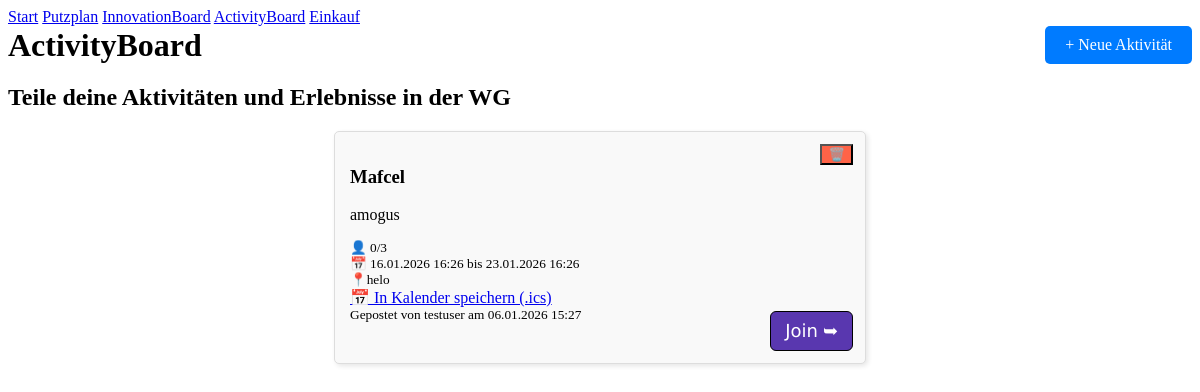
The page /activityboard/ (signed in) on the database as committed earlier.
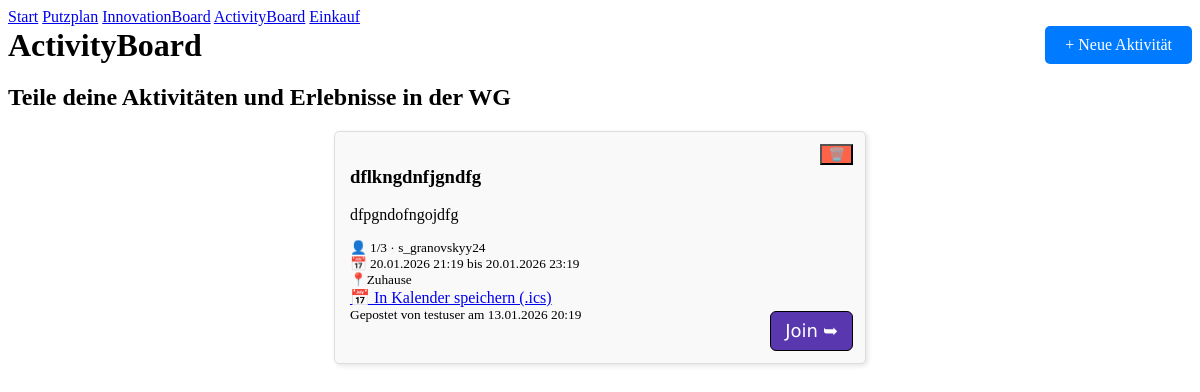
The same page on the database as committed later.
### db.py (models this page shows)
class Activity(db.Model):
    __tablename__ = 'ACTIVITY'
    activity_id = db.Column(db.Integer, primary_key=True, index=True, unique=True)
    wg_id = db.Column(db.Integer, db.ForeignKey('WG.wg_id'), nullable=False)
    created_by = db.Column(db.Integer, db.ForeignKey('USER.user_id'), nullable=False)
    title = db.Column(db.String, nullable=False)
    description = db.Column(db.String)
    date = db.Column(db.DateTime, nullable=False)
    location = db.Column(db.String)
    max_participants = db.Column(db.Integer, nullable=True)
    participants = db.relationship(
        "User",
        secondary=activity_participants,
        back_populates="joined_activities"
    )  #participants
    created_at = db.Column(db.DateTime, server_default=db.func.now())
    updated_at = db.Column(db.DateTime, nullable=False)  #new time varivable as to not migrate
    wg = db.relationship('Wg', back_populates='activities')
    creator = db.relationship('User', back_populates='activities_created')

class User(db.Model):
    __tablename__ = 'USER'
    user_id = db.Column(db.Integer, primary_key=True, index=True, unique=True)
    username = db.Column(db.String, nullable=False, unique=True)
    password_hash = db.Column(db.String, nullable=False, unique=True)
    email = db.Column(db.String, nullable=False, unique=True)
    role = db.Column(db.String, nullable=False)
    wg_id = db.Column(db.Integer, db.ForeignKey('WG.wg_id'), nullable=True)
    wg = db.relationship('Wg', back_populates='users')
    cleaning_tasks = db.relationship('CleaningTask', back_populates='assigned_user')
    activities_created = db.relationship('Activity', back_populates='creator')
    ideas = db.relationship('Idea', back_populates='creator',foreign_keys='Idea.created_by')
    idea_comments = db.relationship('Idea_Comment', back_populates='user')
    idea_likes = db.relationship('Idea_Like', back_populates='user')
    added_items = db.relationship('ShoppingItem', foreign_keys='ShoppingItem.added_by', back_populates='added_by_user')
    assigned_items = db.relationship('ShoppingItem', foreign_keys='ShoppingItem.assigned_to', back_populates='assigned_to_user')
    joined_activities = db.relationship(
        "Activity",
        secondary=activity_participants,
        back_populates="participants"
    )  #joined_activities

### app.py (the view, shortened to what this page needs)
@app.route("/activityboard/", methods=['GET', 'POST'])
def activity_board():
    if 'user_id' not in session:
        return redirect(url_for('login'))
    form = ActivityForm()
    all_users = User.query.all()
    activities = (Activity.query
                  .filter_by(wg_id=1)  # wg_id = user.wg_id
                  .options(joinedload(Activity.creator), joinedload(Activity.participants))
                  .order_by(Activity.created_at.desc())
                  .all())
    return render_template("activityboard.html", form=form, activities=activities, all_users=all_users, current_user_id=1)  #To be replaced with current_user().user_id

### templates/activityboard.html (shortened to what this page needs)
<nav>
  <a href="{{ url_for('dashboard') }}">Start</a>
  <a href="{{ url_for('putzplan') }}">Putzplan</a>
  <a href="{{ url_for('innovation_board') }}">InnovationBoard</a>
  <a href="{{ url_for('activity_board') }}">ActivityBoard</a>
  <a href="{{ url_for('einkaufsplan') }}">Einkauf</a>
</nav>
<div style="display:flex; justify-content:space-between; align-items:center; margin-bottom: 20px;">
  <h1 style="margin:0;">ActivityBoard</h1>
  <label for="modalToggleNewActivity"
         style="cursor:pointer; padding:10px 20px; background-color:#007bff; color:white; border-radius:5px; display:inline-block;">
    + Neue Aktivität
  </label>
</div>
<h2>Teile deine Aktivitäten und Erlebnisse in der WG</h2>
<div class="activities-list">
  {% for activity in activities %}
    <div class="activity-card">
      <form method="POST" action="{{ url_for('delete_activity', activity_id=activity.activity_id) }}" class="delete-form">
          <button type="submit" class="delete-btn"
            onclick="return confirm('Aktivität wirklich löschen?');">🗑️</button>
      </form>
      <h3 class="mb-1">{{ activity.title }}</h3>
      <p class="activity-desc mb-2">{{ activity.description }}</p>
      <small class="text-muted">
        {% if activity.max_participants %}
          👤 {{ activity.participants|length }}/{{ activity.max_participants }}
        {% else %}
          👥 {{ activity.participants|length }}
        {% endif %}
        {% if activity.participants|length > 0 %}
          ·
          {% for u in activity.participants %}
            {{ u.username }}{% if not loop.last %}, {% endif %}
          {% endfor %}
        {% endif %}
      </small>
        <br>
      <small class="text-muted">📅 {{ activity.date.strftime('%d.%m.%Y %H:%M') }} bis {{ activity.updated_at.strftime('%d.%m.%Y %H:%M') }}</small>
      {% if activity.location %}
        <br>
        <small class="text-muted">📍{{ activity.location }}</small>
      {% endif %}
        <br>
      <a href="{{ url_for('activity_ics', activity_id=activity.activity_id) }}">📅 In Kalender speichern (.ics)</a>
        <br>
      <small class="text-muted" style="margin-top: 20px; margin-bottom: 5px;">Gepostet von {{ activity.creator.username }} am {{ activity.created_at.strftime('%d.%m.%Y %H:%M') }}</small>
        <br>
            {% set is_joined = current_user_id and (activity.participants
            | selectattr('user_id', 'equalto', current_user_id)
            | list | length > 0) %}
        <form method="POST"
              action="{% if is_joined %}{{ url_for('leave_activity', activity_id=activity.activity_id) }}{% else %}{{ url_for('join_activity', activity_id=activity.activity_id) }}{% endif %}"
              class="m-0 action-form">
          <button type="submit"
                  class="action-btn {% if is_joined %}action-leave{% else %}action-join{% endif %}"
                  onclick="return confirm('{% if is_joined %}Von der Aktivität wirklich abmelden?{% else %}Aktivität wirklich beitreten?{% endif %}');">
            {% if is_joined %}𝗟𝖾𝖺𝗏𝖾 ✘{% else %}𝖩𝗈𝗂𝗇 ➥{% endif %}
          </button>
        </form>
    </div>
  {% else %}
    <p>Noch keine Aktivitäten geteilt. Sei der/die Erste!</p>
  {% endfor %}
</div>

Rows that differ between the two databases and show on the page:
removed Activity: title "Mafcel", description "amogus", participants|length "0", max_participants "3", date "16.01.2026 16:26", updated_at "23.01.2026 16:26", location "helo", creator.username "testuser", created_at "06.01.2026 15:27"
added Activity: title "dflkngdnfjgndfg", description "dfpgndofngojdfg", participants|length "1", max_participants "3", date "20.01.2026 21:19", updated_at "20.01.2026 23:19", location "Zuhause", creator.username "testuser", created_at "13.01.2026 20:19"
now on this page (row unchanged): User: username "s_granovskyy24"
